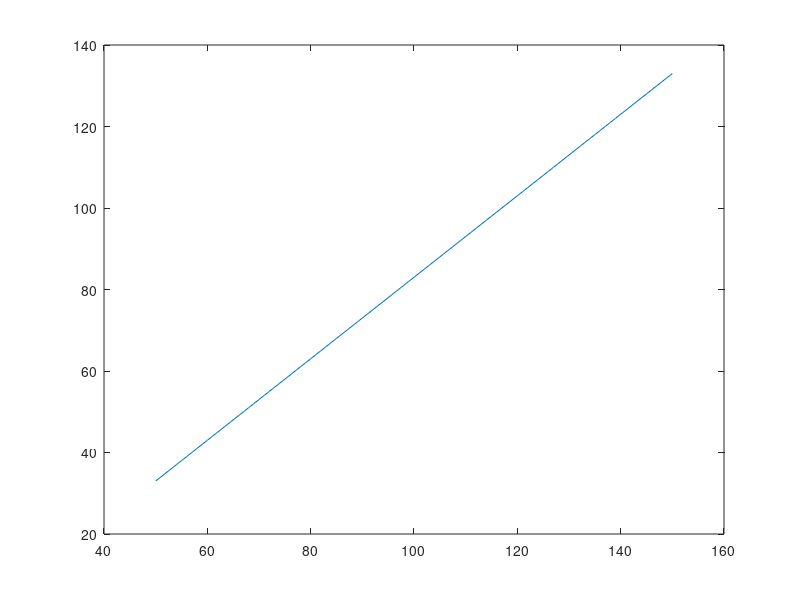

The MATLAB script that drew this image:
height = 80;
cordLength = 30;    %unweightedLength
%Yang dicari spring constant
k = 0;
i = 1;
kVec(101) = 0;
for mass = 50:150
  oof = true;
  while(oof)
    length = 0;
    gravity = -9.81;
    restoreForce = 0;
    %simulate jatuh
    dV = 0;
    RF = 0;
    dT = 0.01;
    length = 0;
    weight = mass*gravity;
    vel = 0;
    dL = 0;
    F = 0;
    oof = false;
    while((length < height) && (vel <= 0))
      if(length > cordLength)
        RF = k*(length - cordLength);
      else
        RF = 0;
      end
      F = RF + weight;
      a = F/mass;
      dV = a*dT;
      vel = vel + dV;
      dL = -vel*dT;
      length = length + dL;
      %fprintf('L = %.3f\n',length);
    end
    if(length >= height)
      oof = true;
    end
    k = k+1;
  end
  kVec(i) = k;
  i = i+1;
end
plot(50:150, kVec);
